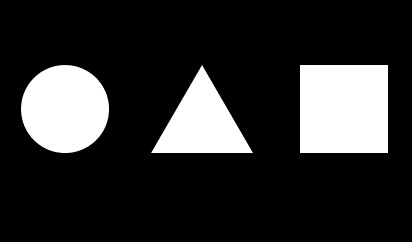
#> input picture ch_15/easy.jpg, 412 x 242 px
$ python ch15_18_arcLength.py
#> lines starting #> are read from the running program, lines starting #| are printed output that depends on the picture; after the words box and inside, x2 and y2 are one past the last pixel; in counts of white or black regions, pixels touching at a corner belong together
import cv2

src = cv2.imread('easy.jpg')
#> src is the input picture: shape (242, 412, 3); min 0, max 255, mean 46.8
src_gray = cv2.cvtColor(src, cv2.COLOR_BGR2GRAY)
ret, dst_binary = cv2.threshold(src_gray, 127, 255, cv2.THRESH_BINARY)
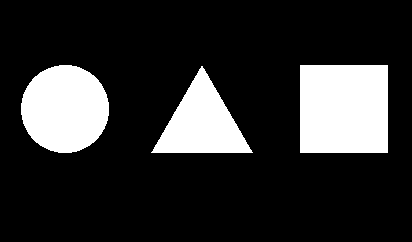
#> dst_binary: shape (242, 412); 18.4% white; 3 white regions
contours, hierarchy = cv2.findContours(dst_binary, cv2.RETR_EXTERNAL, cv2.CHAIN_APPROX_SIMPLE)
#> contours = 3 contours; box (x1, y1, x2, y2) and area: (300, 65, 388, 153) 7569, (21, 65, 109, 153) 5964, (151, 66, 253, 153) 4344
dst = cv2.drawContours(src, contours, -1, (0, 255, 0), 5)
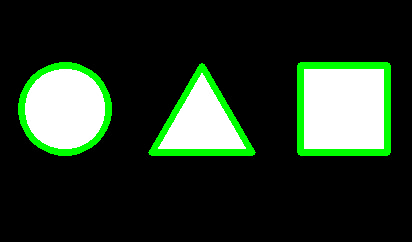
#> dst: shape (242, 412, 3); mean B, G, R 38.1, 53.9, 38.1

n = len(contours)
#> n = 3
for i in range(n):
    M = cv2.moments(contours[i])
    Cx = int(M['m10'] / M['m00'])
    Cy = int(M['m01'] / M['m00'])
    area = cv2.arcLength(contours[i], True) # 周長
    cv2.putText(dst, str(i), (Cx - 3, 50), cv2.FONT_HERSHEY_SIMPLEX, 0.5, (0, 0, 255), 2, cv2.LINE_AA)
    cv2.putText(dst, str(round(area, 2)), (Cx - 25, int(src.shape[0] / 2)), cv2.FONT_HERSHEY_SIMPLEX, 0.5, (255, 0, 0), 1, cv2.LINE_AA)
#> this loop made 3 passes
#> (Cx, Cy, area) on passes 1 to 3: (201, 123, 315.4), (343, 108, 348), (64, 108, 289.4)
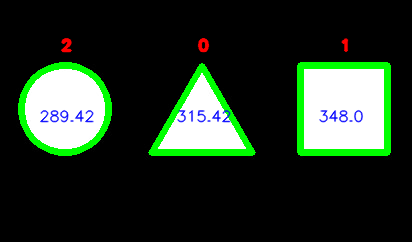
#> dst: shape (242, 412, 3); 1.5% of pixels changed, all inside (x1, y1, x2, y2) = (39, 37, 364, 123)

cv2.imshow('Result', dst)

cv2.waitKey(0)
cv2.destroyAllWindows()

$ run again, with ch_15/3heart.jpg copied over ch_15/easy.jpg
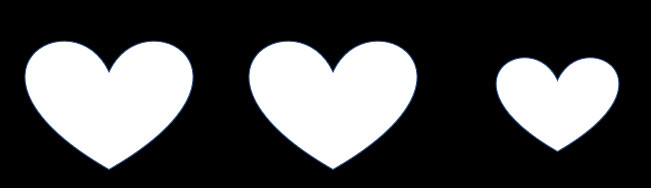
#> input picture ch_15/3heart.jpg, 651 x 188 px
#> src is the input picture: shape (188, 651, 3); mean B, G, R 78.5, 77.9, 77.5
#> `ret, dst_binary = cv2.threshold(src_gray, 127, 255, cv2.THRESH_BINARY)`:
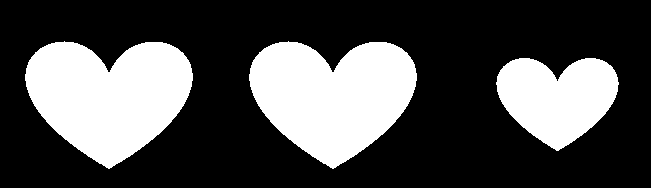
#> dst_binary: shape (188, 651); 30.3% white; 3 white regions
#> contours = 3 contours; box (x1, y1, x2, y2) and area: (249, 41, 417, 169) 14455, (25, 41, 193, 169) 14455, (496, 58, 619, 151) 7645
#> n = 3
#> the loop `for i in range(n):` made 3 passes
#> (Cx, Cy, area) on passes 1 to 3: (557, 97, 375.6), (332, 95, 514.4), (108, 95, 514.4)
#> after the loop `for i in range(n):`:
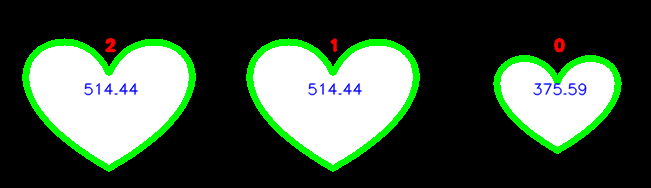
#> dst: shape (188, 651, 3); mean B, G, R 67.4, 84.4, 66.9

$ run again, with ch_15/3shapes.jpg copied over ch_15/easy.jpg
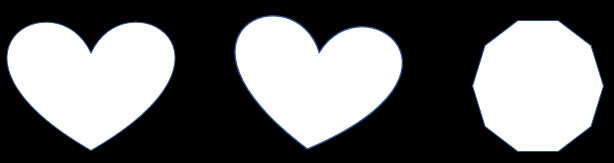
#> input picture ch_15/3shapes.jpg, 614 x 163 px
#> src is the input picture: shape (163, 614, 3); mean B, G, R 109.7, 108.7, 108.1
#> `ret, dst_binary = cv2.threshold(src_gray, 127, 255, cv2.THRESH_BINARY)`:
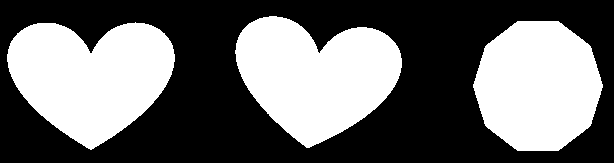
#> dst_binary: shape (163, 614); 42.3% white; 3 white regions
#> contours = 3 contours; box (x1, y1, x2, y2) and area: (7, 22, 175, 150) 14458, (235, 16, 402, 148) 14397, (473, 21, 603, 151) 12915
#> n = 3
#> the loop `for i in range(n):` made 3 passes
#> (Cx, Cy, area) on passes 1 to 3: (90, 76, 514.4), (537, 85, 429.3), (315, 75, 514.8)
#> after the loop `for i in range(n):`:
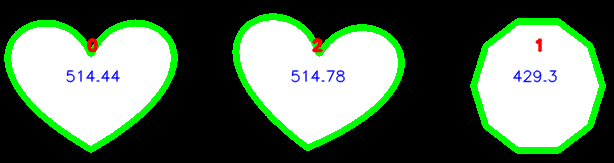
#> dst: shape (163, 614, 3); mean B, G, R 95.1, 116.6, 94.5

$ run again, with ch_15/cloud.jpg copied over ch_15/easy.jpg
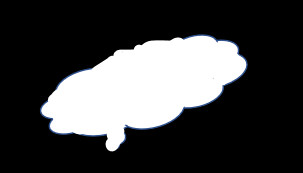
#> input picture ch_15/cloud.jpg, 303 x 173 px
#> src is the input picture: shape (173, 303, 3); mean B, G, R 65.8, 65.2, 64.8
#> `ret, dst_binary = cv2.threshold(src_gray, 127, 255, cv2.THRESH_BINARY)`:
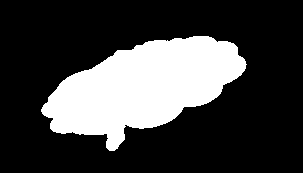
#> dst_binary: shape (173, 303); 25.4% white; 1 white region
#> contours = 1 contour; box (x1, y1, x2, y2) and area: (41, 36, 247, 151) 13048
#> n = 1
#> the loop `for i in range(n):` made 1 pass
#> (Cx, Cy, area) on pass 1: (142, 86, 566.5)
#> after the loop `for i in range(n):`:
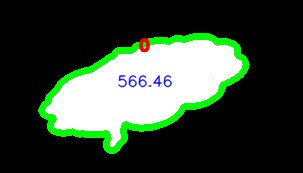
#> dst: shape (173, 303, 3); mean B, G, R 54.8, 70.9, 54.4
